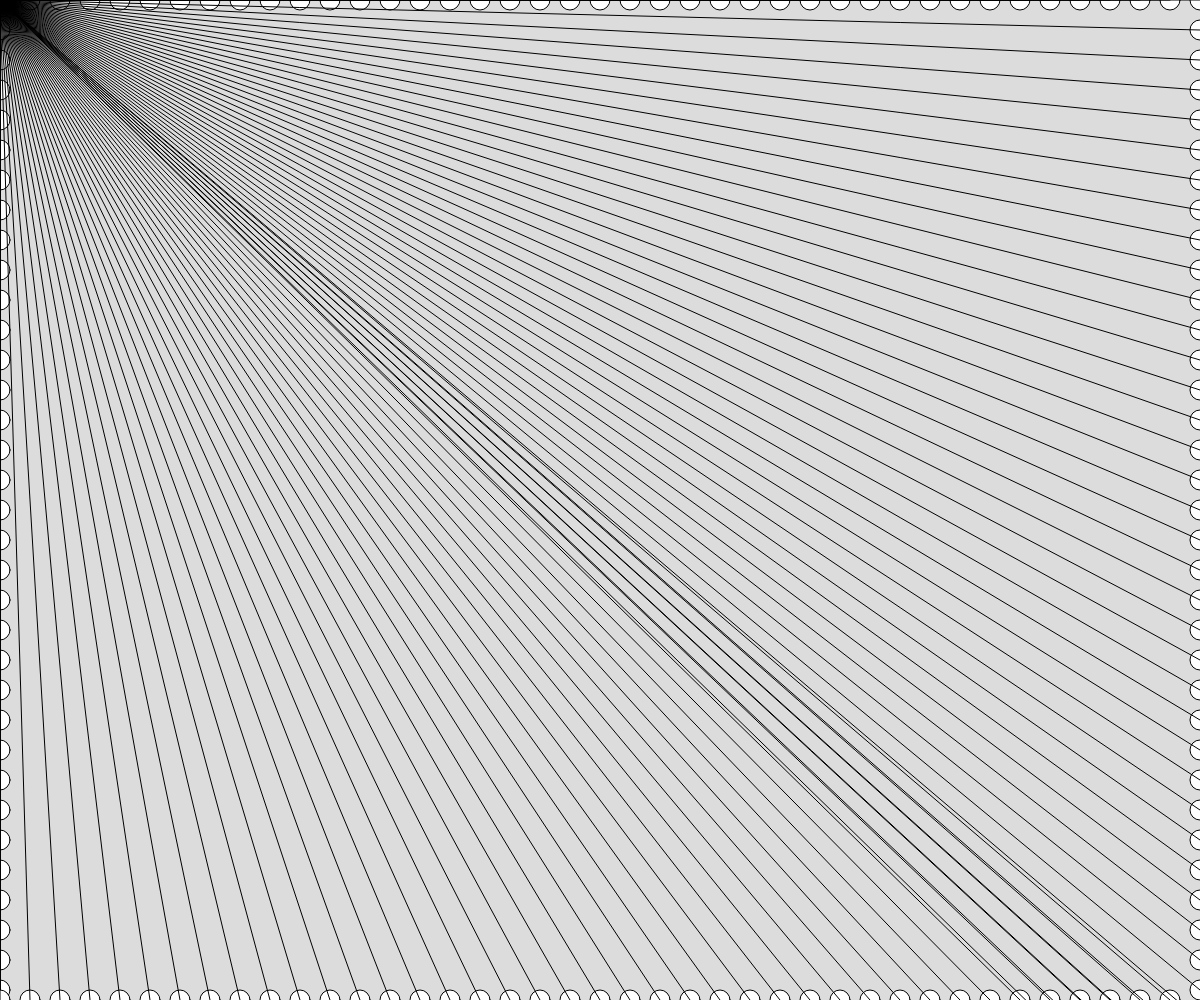
Frame 1 (no input)
Frame 60 (no input): identical to frame 1, image omitted
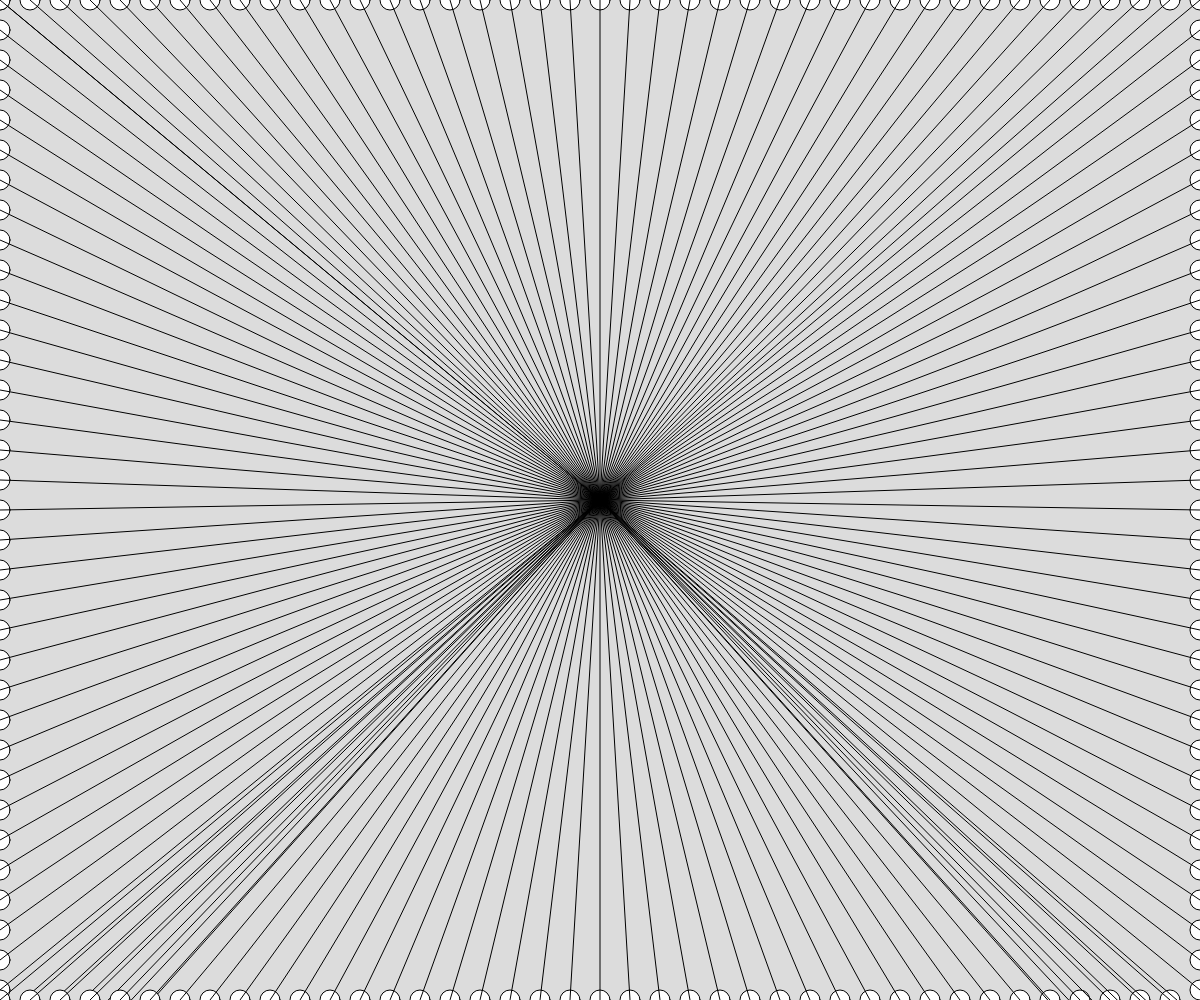
Frame 120 (the mouse pressed at the canvas centre since frame 60)

The p5.js sketch that drew these frames (run headless with seeded random() and noise() and a simulated clock; from frame 60 on, the mouse is pressed at the canvas centre):

// p5.js sketch
// ── sketch.js
// net thingy
// Ian Herperger
// 10/9/2024

function setup() {
  createCanvas(windowWidth, windowHeight);
}

function draw() {
  background(220);
  for(let x = 0; x < width; x += 30){
    circle(x,0,20);
    line(x,0,mouseX,mouseY);

  }
  for(let y = 0; y < width; y += 30){
    circle(0,y,20);
    line(0,y,mouseX,mouseY);

  }
  for(let x = 0; x < width; x += 30){
    circle(x,height,20);
    line(x,height,mouseX,mouseY);

  }
  for(let y = 0; y < width; y += 30){
    circle(width,y,20);
    line(width,y,mouseX,mouseY);

  }
  
}
